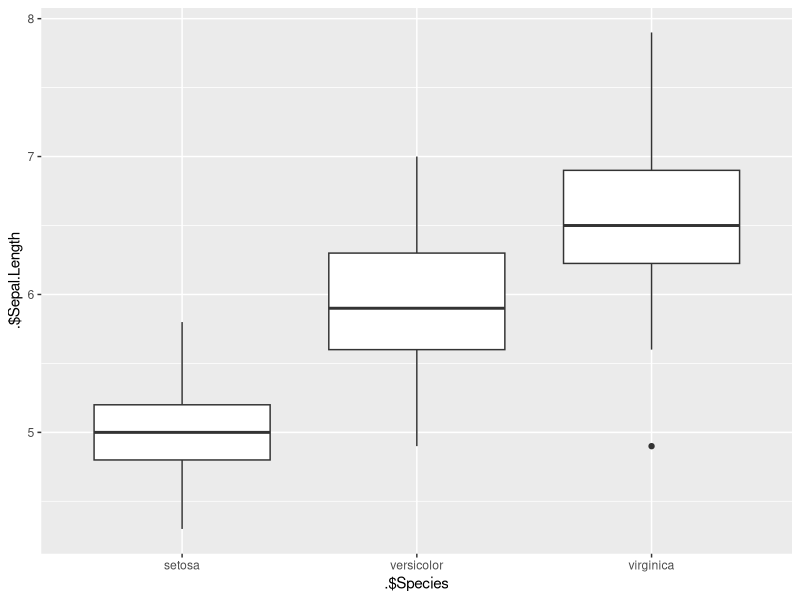

Here is the R script that generated this plot:
## ---- chunk 1
knitr::opts_chunk$set(echo = TRUE)
## ---- chunk 2
library(tidyverse)
## ---- chunk 3
iris%>%
  ggplot(aes(.$Species,.$Sepal.Length))+
  geom_boxplot()
